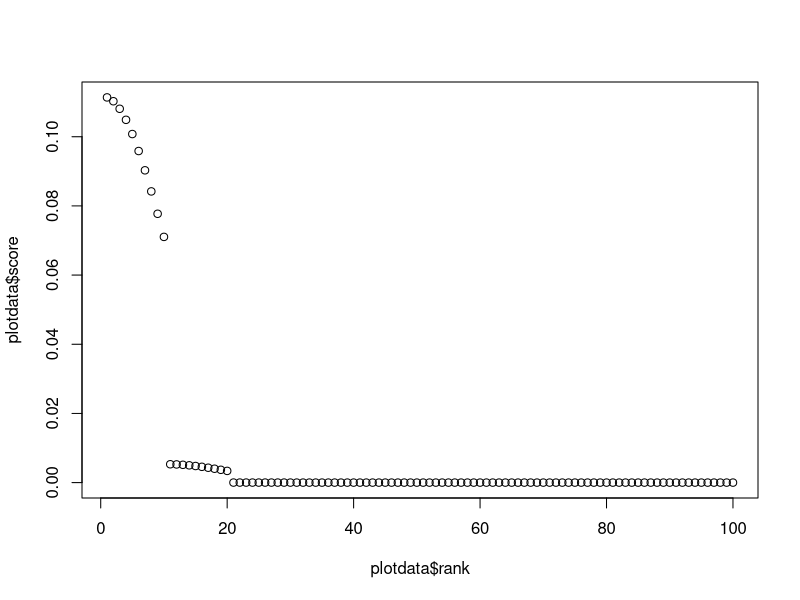

Write R code to recreate this figure.
GetScore <- function(sd1, sd2, pagesize, rank) {
    GetPageScore <- function(sd, x) {
        return ((pnorm(x, sd = sd) - pnorm(x - 1, sd = sd)) * 2)
    }
    GetInPageRankScore <- function(sd, pagesize, x) {
        return ((pnorm(x, sd = sd) - pnorm(x - 1, sd = sd))
            / (pnorm(pagesize, sd = sd) - .5))
    }
    page <- (rank - 1) %/% pagesize + 1
    pos <- (rank - 1) %% pagesize + 1
    score_page <- GetPageScore(sd = sd1, x = page)
    score_pos <- GetInPageRankScore(sd = sd2, pagesize = 10, x = pos)
    # print(sprintf('%.6f %.6f', score_page, score_pos))
    return (score_page * score_pos)
}
nresults <- 100
x <- 1:nresults
plotdata <- data.frame(rank=x, score=GetScore(.5, 10, pagesize=10, rank=x))
plot(plotdata$rank, plotdata$score)
